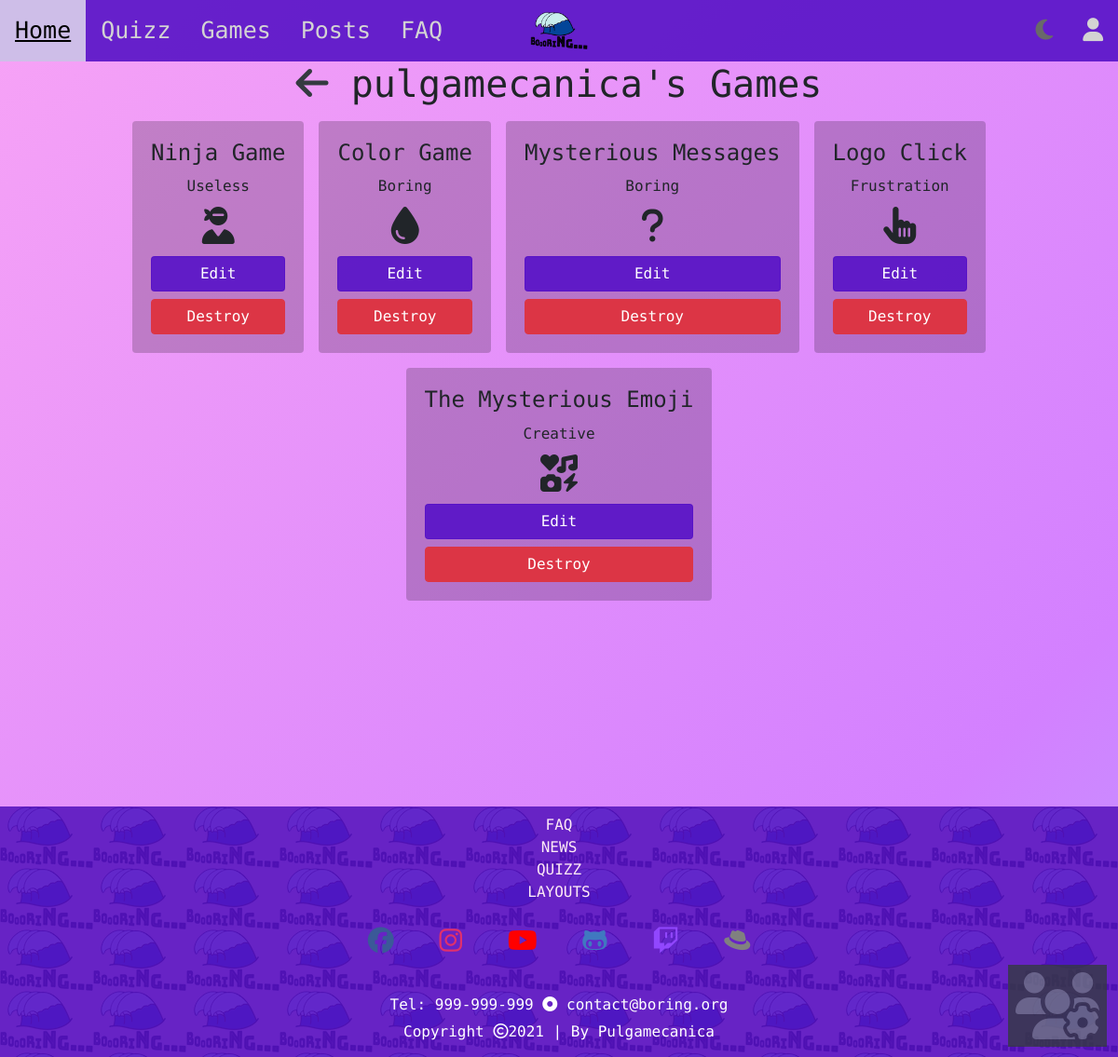
Before: /boring/games (signed in) with the older database file.
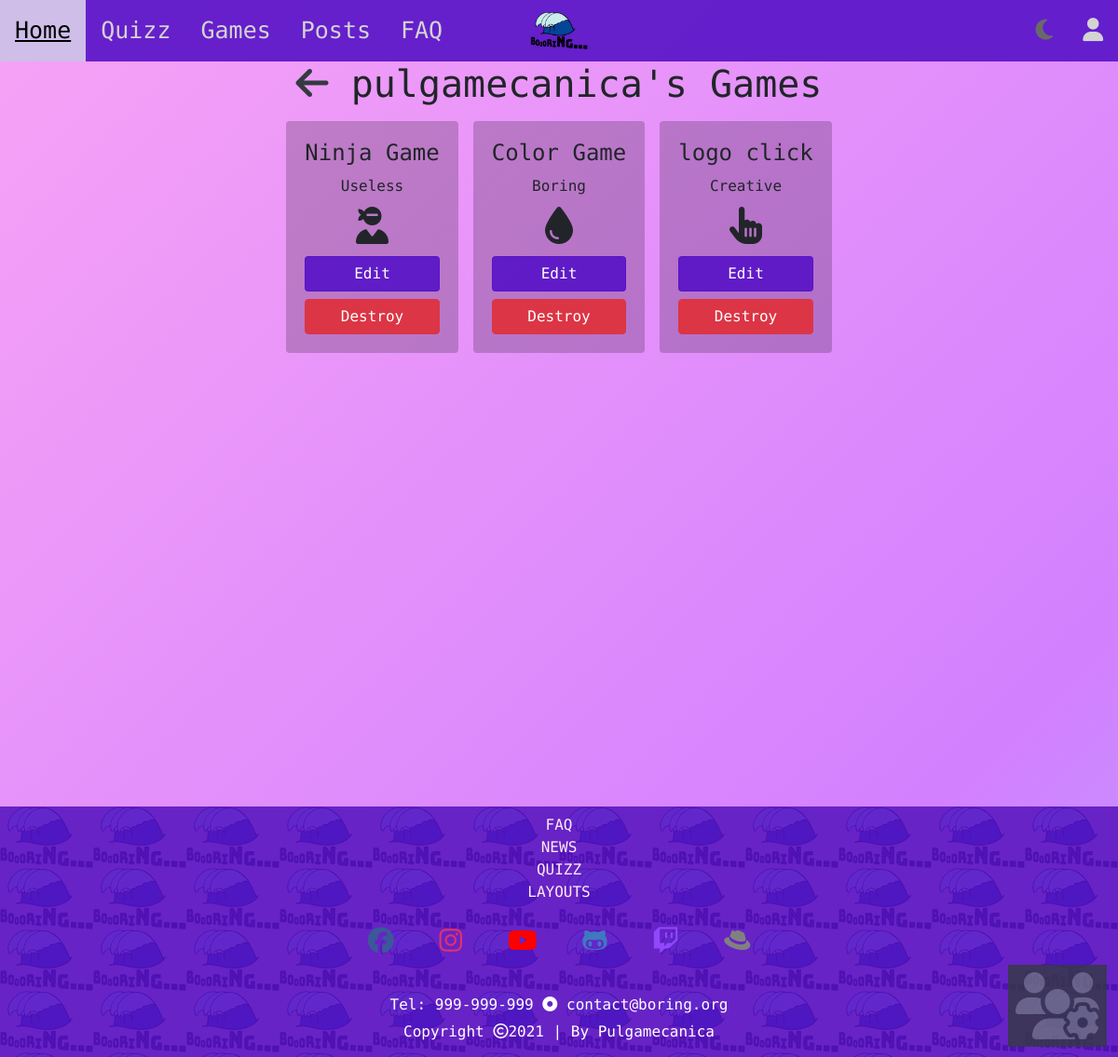
After: the same page with the newer database file.
### boring/models.py (models this page shows, shortened)
class Game(models.Model):
    class GameCategory(models.IntegerChoices):
        USELESS = 0
        CREATIVE = 1
        BORING = 2
        FRUSTRATION = 3
    name = models.CharField(max_length = 30)
    description = models.CharField(max_length = 150)
    iconClass1 = models.CharField(max_length = 5, blank=True, default='')
    iconClass2 = models.CharField(max_length = 15, blank=True, default='')
    function = models.CharField(max_length = 50, choices=FUNCTIONS)
    hint_text = models.CharField(max_length = 200, blank=True, default='')
    points_per_win = models.IntegerField(default = 10)
    likes = models.IntegerField(default = 0)
    active = models.BooleanField(default=False)
    created_at = models.DateTimeField(auto_now_add=True)
    category = models.IntegerField(choices=GameCategory.choices, default=False)
    user = models.ForeignKey(BoringUser, on_delete=models.CASCADE, related_name="games")
    times_played = models.IntegerField(default = 0)
    def getCat(self):
        return self.GameCategory.choices[self.category]

### boring/views.py (the view)
# urls.py: path('games', views.games_page_view, name='games'),
@login_required(login_url='./login')
def games_page_view(request):
    context = {'games': Game.objects.all().filter(user = request.user.boringuser)}
    return render(request, 'boring/games.html', context)

### boring/templates/boring/games.html
{% extends 'boring_website/base.html' %}
{% block main %}
<h1 class="text-center"><a href={% url 'boring:profile' %}><i class="fas fa-arrow-left text-dark"></i></a> {{ user.username }}'s Games</h1>
   <div class="container boring-games-container">
      <div class="row justify-content-center">
         {% for game in games %}
            <div class="card m-2">
               <div class="card-body">
                  <h4 class="card-title"> {{ game.name }} </h4>
                  <span class="card-text text-center">
                     <h6> {{ game.getCat.1 }} </h6>
                     <h1><i class="{{ game.iconClass1 }} {{ game.iconClass2 }}"></i></h1>
                     <a href="{% url 'boring:game' game.id %}" class="btn btn-primary btn-block">Edit</a>
                     <a href={% url 'boring:delete_game' game.id %} class="btn btn-danger btn-block" onclick="return confirm('Please, confirm action:\nDelete {{game.name}}.')">Destroy</a>
                  </span>
               </div>
            </div>
         {% empty %}
            Uppsss, You don't have any games :(
         {% endfor %}
      </div>
   </div>
{% endblock %}

Changed rows visible on the page:
removed Game: name "Mysterious Messages", getCat.1 "Boring"
removed Game: name "Logo Click", getCat.1 "Frustration"
removed Game: name "The Mysterious Emoji", getCat.1 "Creative"
added Game: name "logo click", getCat.1 "Creative"
